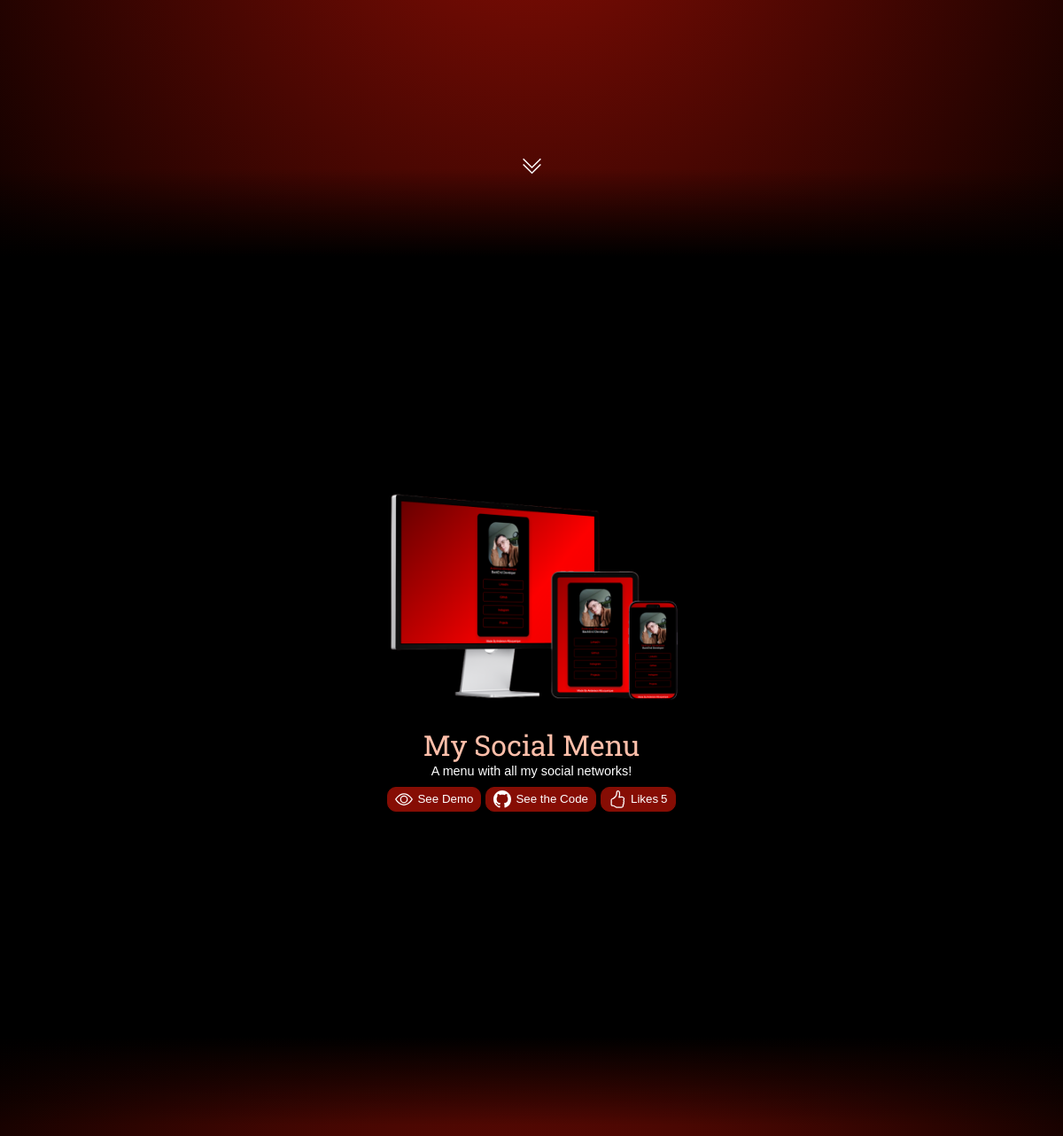
/ (middle part), run on an earlier commit of the app's database.
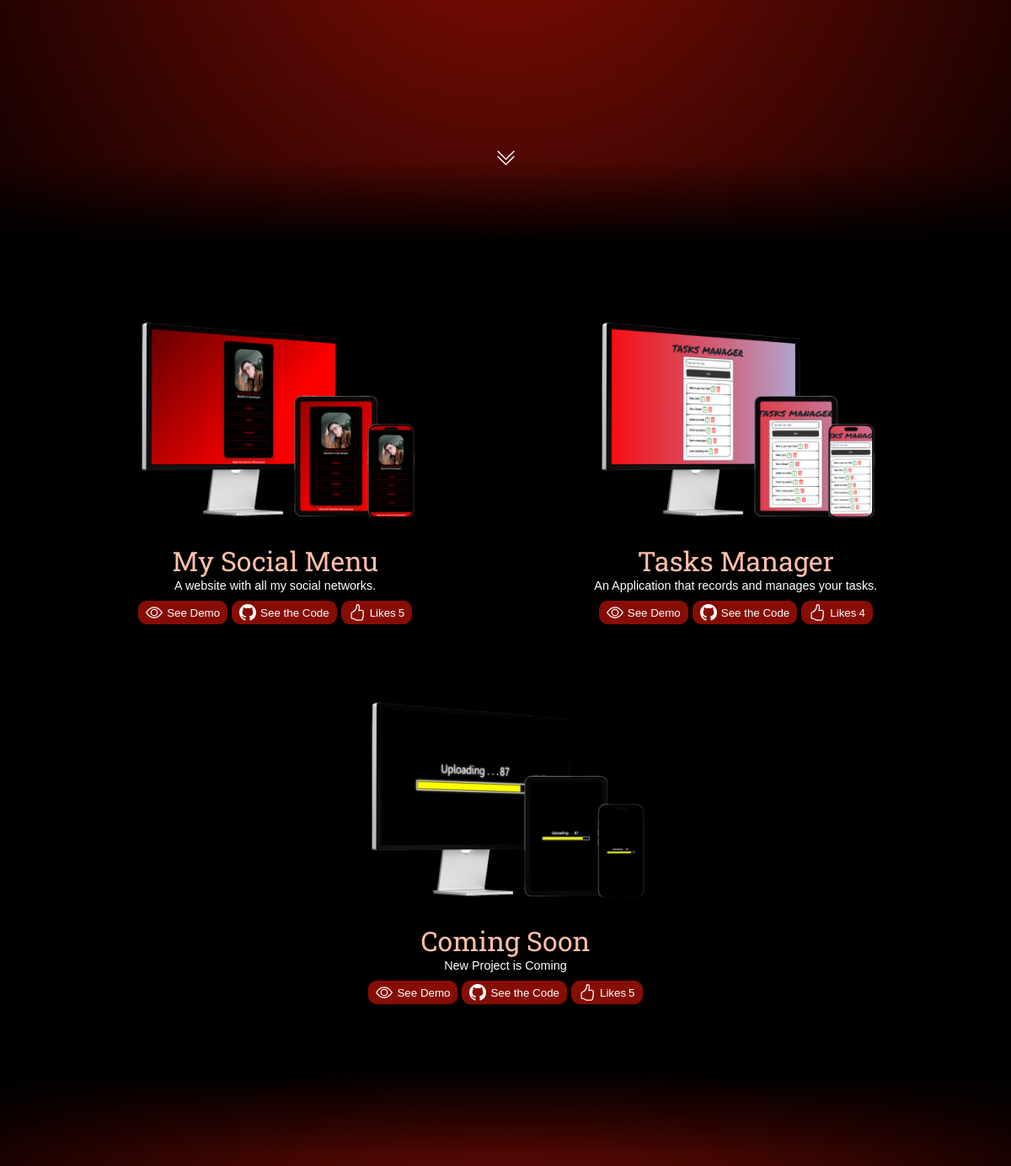
And on a later commit of the database.
### app/models/tables_db.py (models this page shows, shortened)
class CardProject(database.Model):
    __tablename__ = "cards"
    id = database.Column(database.Integer, primary_key=True)
    image_url = database.Column(database.String, nullable=True)
    title = database.Column(database.String, nullable=True, unique=True)
    description = database.Column(database.String, nullable=True)
    demo_url = database.Column(database.String, nullable=True)
    git_code_url = database.Column(database.String, nullable=True)
    like_count = database.Column(database.Integer, default=0)

### app/controllers/routes.py (the view)
@app.route('/index')  # Initial Route to WebSite
@app.route('/')
def index():
    data_projects = CardProject.query.all()  # Here me we collect all information in database about the Card Projects
    return render_template("index.html", data_projects=data_projects)  # We render the html with the variable info

### app/templates/index.html (shortened to what this page needs)
<!DOCTYPE html>
<html lang="en">
<head>
    <link rel="stylesheet" href="{{url_for('static', filename='main.css')}}">
</head>
<body>
    <header>
        <section class="my-links-icons">
            <a href="https://github.com/ALBUKERKTIPS">
            </a>
            <a href="https://www.linkedin.com/in/anderson-albukerk/">
            </a>
            <a href="/download_curriculum">
            </a>
        </section>
        <div class="arrow-down">
        </div>
    </header>
    <main class="my-projects-cards">
        {% for card in data_projects %}
        <div class="cards">
            <div class="card-project">
                <a href="{{ card.demo_url }}">
                <img src="{{ url_for('static', filename=card.image_url) }}" alt="image-project" class="mockup">
                <p class="text-title">{{ card.title }}</p>
                    <p class="legend">{{ card.description }}</p>
                </a>
                <div class="buttons-card">
                    <a href="{{ card.demo_url }}" class="text-link">
                        <button class="button">
                            See Demo
                        </button>
                    </a>
                    <a href="{{ card.git_code_url }}" class="text-link">
                        <button class="button">
                            See the Code
                        </button>
                    </a>
                        <button class="button likeButton" data-project-id="{{ card.id }}">
                            Likes <span id="likeCount_{{ card.id }}" class="count-number">{{ card.like_count }}</span>
                    </button>
                </div>
            </div>
        </div>
        {% endfor %}
    </main>
    <section class="about-me">
    </section>
</body>
</html>

What changed in the data, as far as the page shows it:
changed CardProject "My Social Menu": description "A menu with all my social networks!" → "A website with all my social networks."
added CardProject: image_url (picture), title "Tasks Manager", description "An Application that records and manages your tasks.", like_count "4"
added CardProject: image_url (picture), title "Coming Soon", description "New Project is Coming", like_count "5"
